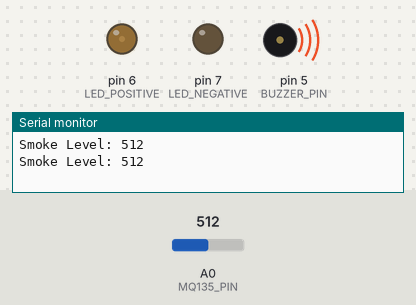
This sketch was run on a simulated Arduino Uno, built with avr-gcc and run on an emulated ATmega328P. On the bench: output pins drawn as LEDs (lit = HIGH), buzzer (waves = sounding), the last lines printed to the serial monitor. Inputs (shaded band) come from the test bench; at power-on: A0 (MQ135_PIN) = 512.

Above: at 1.8 s.
1.9 s: A0 (MQ135_PIN) set to 40
At 2.8 s:
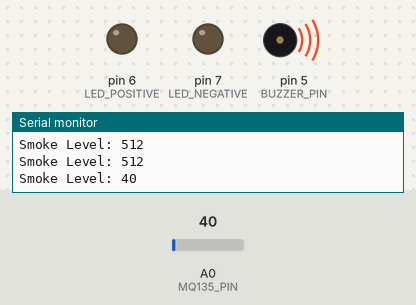
3.5 s: A0 (MQ135_PIN) set to 60
At 4.4 s:
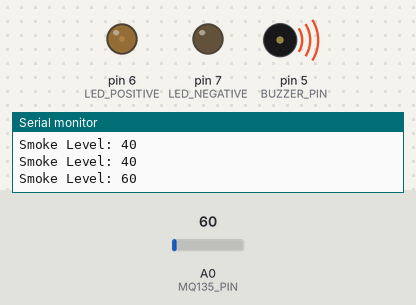
5.5 s: A0 (MQ135_PIN) set to 0
At 7.1 s:
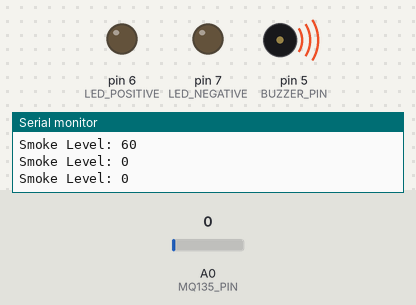
Timing chart, 0 to 8.6 s (numbered marks = the images above; inputs shaded):
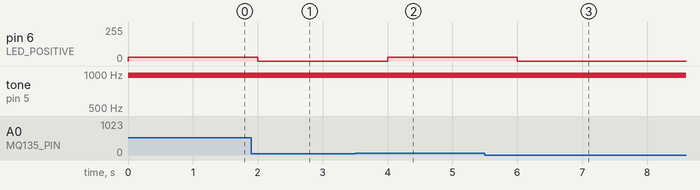

Measured:
- after the input at 1.9 s, pin 6 (LED_POSITIVE): 30/255 → 0/255 after 0.10 s
- after the input at 3.5 s, pin 6 (LED_POSITIVE): 0/255 → 30/255 after 0.50 s
- after the input at 5.5 s, pin 6 (LED_POSITIVE): 30/255 → 0/255 after 0.50 s

The sketch:

ardino_uno.ino
```cpp
#define MQ135_PIN A0         // Analog input from smoke sensor
#define LED_POSITIVE 6       // LED Anode (PWM pin)
#define LED_NEGATIVE 7       // LED Cathode (acts as GND)
#define BUZZER_PIN 5         // Passive Buzzer +ve pin

void setup() {
  pinMode(LED_POSITIVE, OUTPUT); // Set LED anode pin as output
  pinMode(LED_NEGATIVE, OUTPUT); // Set LED cathode pin as output (used as GND)
  pinMode(BUZZER_PIN, OUTPUT); // Set buzzer pin as output
  Serial.begin(9600); // Optional: Monitor sensor value // Start serial communication to monitor smoke level
}

void loop() {
  int smokeLevel = analogRead(MQ135_PIN); // Read analog value from smoke sensor
  Serial.print("Smoke Level: ");
  Serial.println(smokeLevel); // Print value to Serial Monitor

  if (smokeLevel > 50) { // If smoke level crosses the threshold
    analogWrite(LED_POSITIVE, 30);     // LED ON (dim for safety)   //analogWrite()	Output PWM (for dimming LED / soft buzzer)
    digitalWrite(LED_NEGATIVE, LOW);   // Virtual GND, Simulate GND using pin D7  //digitalWrite()	Output HIGH/LOW (used here for virtual GND)
    analogWrite(BUZZER_PIN, 40);       // Buzzer ON (low volume)
  } else {
    analogWrite(LED_POSITIVE, 0);      // LED OFF
    analogWrite(BUZZER_PIN, 0);        // Buzzer OFF
  }

  delay(1000); // Read every 1 second
}
```
